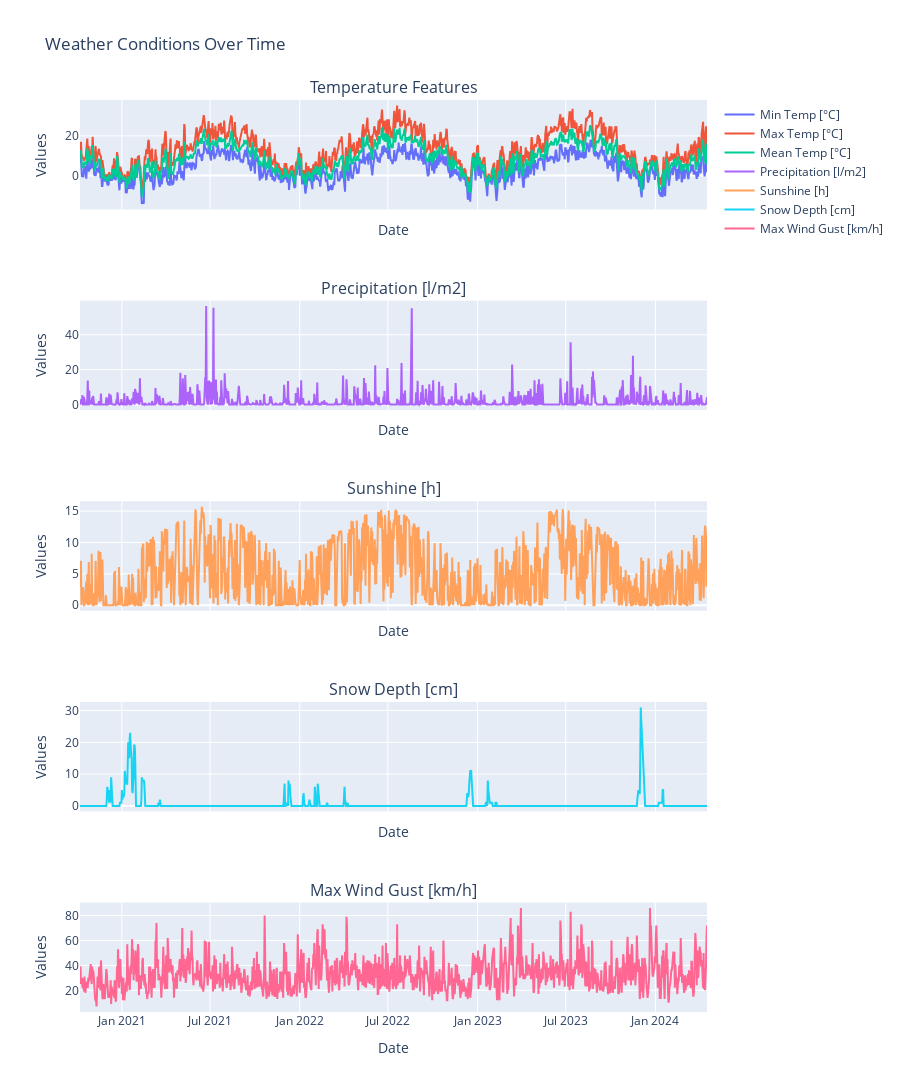

Source (notebook cell):
### Code cell
weather_columns = weather_df.columns

# Define columns for temperature features
temp_columns = ['Min Temp [°C]', 'Max Temp [°C]', 'Mean Temp [°C]']
other_columns = [col for col in weather_columns if col not in temp_columns]

# Create subplots
fig = make_subplots(rows=len(other_columns) + 1, cols=1, shared_xaxes=True,
                    subplot_titles=["Temperature Features"] + other_columns)

# Add temperature features to the first subplot
for col in temp_columns:
    fig.add_trace(go.Scatter(x=weather_df.index, y=weather_df[col], mode='lines', name=col), row=1, col=1)

# Add other features to their respective subplots
for i, col in enumerate(other_columns):
    fig.add_trace(go.Scatter(x=weather_df.index, y=weather_df[col], mode='lines', name=col), row=i+2, col=1)

fig.update_layout(title_text='Weather Conditions Over Time',
                  height=300 * (len(other_columns) + 1),  # Adjust height based on number of plots
                  showlegend=True)

fig.update_xaxes(title_text='Date')
fig.update_yaxes(title_text='Values')

fig.show()

### Figure 1 — Plotly figure (JSON) as saved in the notebook; plotly's stock layout.template omitted (floating-point values rounded to 4 significant figures; data arrays with more than 128 entries replaced by an {"elided": "..."} marker saying what was removed)
{"data": [{"mode": "lines", "name": "Min Temp [°C]", "type": "scatter", "x": {"elided": "1288 str values"}, "xaxis": "x", "y": {"elided": "1288 float values"}, "yaxis": "y"}, {"mode": "lines", "name": "Max Temp [°C]", "type": "scatter", "x": {"elided": "1288 str values"}, "xaxis": "x", "y": {"elided": "1288 float values"}, "yaxis": "y"}, {"mode": "lines", "name": "Mean Temp [°C]", "type": "scatter", "x": {"elided": "1288 str values"}, "xaxis": "x", "y": {"elided": "1288 float values"}, "yaxis": "y"}, {"mode": "lines", "name": "Precipitation [l/m2]", "type": "scatter", "x": {"elided": "1288 str values"}, "xaxis": "x2", "y": {"elided": "1288 float values"}, "yaxis": "y2"}, {"mode": "lines", "name": "Sunshine [h]", "type": "scatter", "x": {"elided": "1288 str values"}, "xaxis": "x3", "y": {"elided": "1288 float values"}, "yaxis": "y3"}, {"mode": "lines", "name": "Snow Depth [cm]", "type": "scatter", "x": {"elided": "1288 str values"}, "xaxis": "x4", "y": {"elided": "1288 int values"}, "yaxis": "y4"}, {"mode": "lines", "name": "Max Wind Gust [km/h]", "type": "scatter", "x": {"elided": "1288 str values"}, "xaxis": "x5", "y": {"elided": "1288 int values"}, "yaxis": "y5"}], "layout": {"annotations": [{"font": {"size": 16}, "showarrow": false, "text": "Temperature Features", "x": 0.5, "xanchor": "center", "xref": "paper", "y": 1, "yanchor": "bottom", "yref": "paper"}, {"font": {"size": 16}, "showarrow": false, "text": "Precipitation [l/m2]", "x": 0.5, "xanchor": "center", "xref": "paper", "y": 0.78, "yanchor": "bottom", "yref": "paper"}, {"font": {"size": 16}, "showarrow": false, "text": "Sunshine [h]", "x": 0.5, "xanchor": "center", "xref": "paper", "y": 0.56, "yanchor": "bottom", "yref": "paper"}, {"font": {"size": 16}, "showarrow": false, "text": "Snow Depth [cm]", "x": 0.5, "xanchor": "center", "xref": "paper", "y": 0.34, "yanchor": "bottom", "yref": "paper"}, {"font": {"size": 16}, "showarrow": false, "text": "Max Wind Gust [km/h]", "x": 0.5, "xanchor": "center", "xref": "paper", "y": 0.12, "yanchor": "bottom", "yref": "paper"}], "height": 1500, "showlegend": true, "title": {"text": "Weather Conditions Over Time"}, "xaxis": {"anchor": "y", "domain": [0, 1], "matches": "x5", "showticklabels": false, "title": {"text": "Date"}}, "xaxis2": {"anchor": "y2", "domain": [0, 1], "matches": "x5", "showticklabels": false, "title": {"text": "Date"}}, "xaxis3": {"anchor": "y3", "domain": [0, 1], "matches": "x5", "showticklabels": false, "title": {"text": "Date"}}, "xaxis4": {"anchor": "y4", "domain": [0, 1], "matches": "x5", "showticklabels": false, "title": {"text": "Date"}}, "xaxis5": {"anchor": "y5", "domain": [0, 1], "title": {"text": "Date"}}, "yaxis": {"anchor": "x", "domain": [0.88, 1], "title": {"text": "Values"}}, "yaxis2": {"anchor": "x2", "domain": [0.66, 0.78], "title": {"text": "Values"}}, "yaxis3": {"anchor": "x3", "domain": [0.44, 0.56], "title": {"text": "Values"}}, "yaxis4": {"anchor": "x4", "domain": [0.22, 0.34], "title": {"text": "Values"}}, "yaxis5": {"anchor": "x5", "domain": [0, 0.12], "title": {"text": "Values"}}}}
